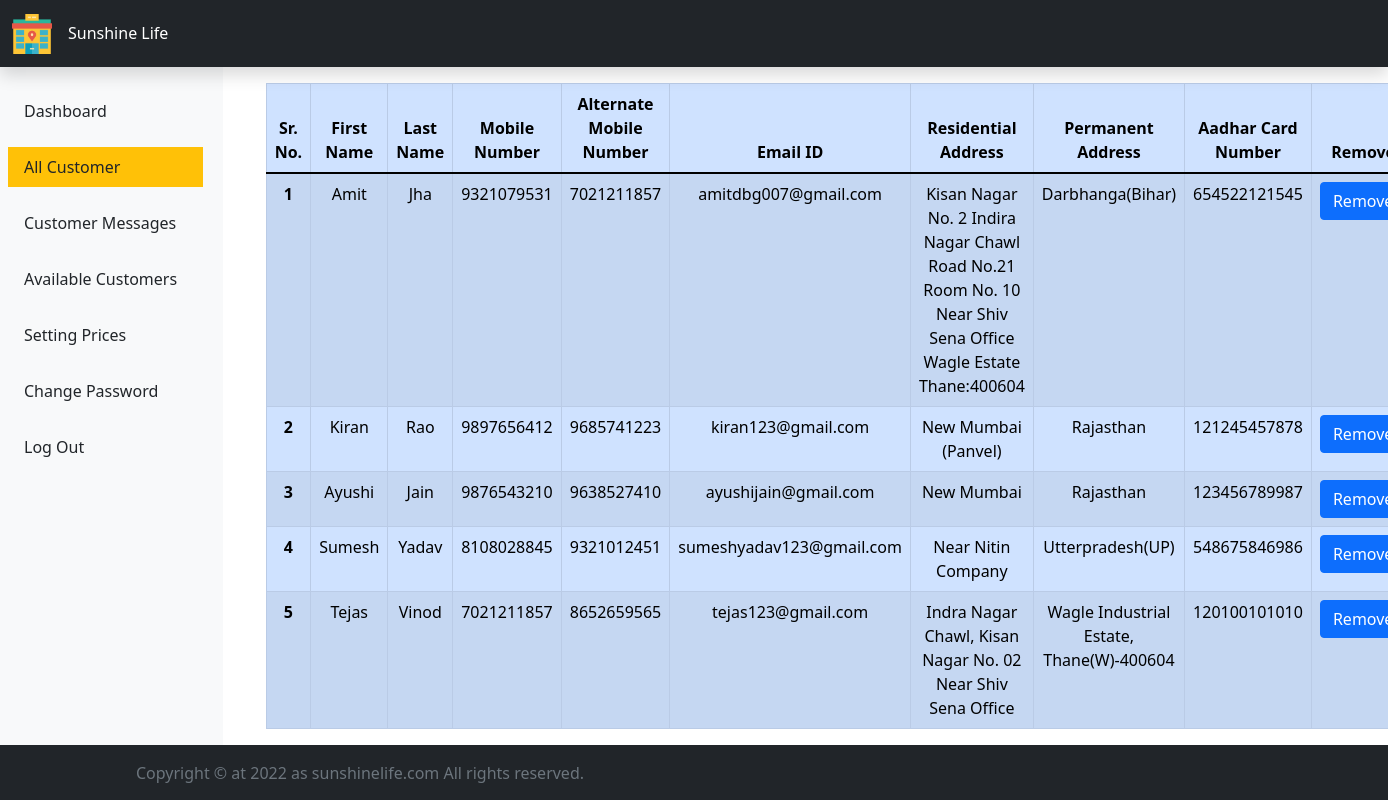
The app's page /admin/all_customer.php (signed in) with its own data.
### tables this page shows
CREATE TABLE `registration_form` (
  `sr_no` int(11) NOT NULL,
  `first_name` varchar(11) NOT NULL,
  `last_name` varchar(11) NOT NULL,
  `mobile_number` varchar(50) NOT NULL,
  `alternate_mobile_number` varchar(50) NOT NULL,
  `email_id` varchar(50) NOT NULL,
  `residential_address` text NOT NULL,
  `permanent_address` text NOT NULL,
  `aadhaar_card_number` varchar(12) NOT NULL,
  `user_password` varchar(15) NOT NULL,
  `confirm_password` varchar(15) NOT NULL
);

### admin/all_customer.php (the view, shortened to what this page needs)
<?php
    include "includes/header.php";
?>
    <div class="col-sm-10">
        <div class="container">
        <table class="table table-bordered table-striped table-primary mt-3">
            <thead>
                <tr>
                    <th scope="col" class="text-center">Sr. No.</th>
                    <th scope="col" class="text-center">First Name</th>
                    <th scope="col" class="text-center">Last Name</th>
                    <th scope="col" class="text-center">Mobile Number</th>
                    <th scope="col" class="text-center">Alternate Mobile Number</th>
                    <th scope="col" class="text-center">Email ID</th>
                    <th scope="col" class="text-center">Residential Address</th>
                    <th scope="col" class="text-center">Permanent Address</th>
                    <th scope="col" class="text-center">Aadhar Card Number</th>
                    <th scope="col" class="text-center">Remove</th>
                </tr>
            </thead>
            <tbody>
                <?php
                    include "conn.php";
                    $sql = "SELECT * FROM `registration_form`";
                    $result = mysqli_query($conn, $sql);
                    $num = mysqli_num_rows($result);
                    if($num>0){
                        $i = 0;
                        while($rows = mysqli_fetch_assoc($result)){
                            $i++;
                            echo "<tr>
                            <th scope='row' class='text-center'>".$i."</th>
                            <td class='text-center'>".$rows['first_name']."</td>
                            <td class='text-center'>".$rows['last_name']."</td>
                            <td class='text-center'>".$rows['mobile_number']."</td>
                            <td class='text-center'>".$rows['alternate_mobile_number']."</td>
                            <td class='text-center'>".$rows['email_id']."</td>
                            <td class='text-center'>".$rows['residential_address']."</td>
                            <td class='text-center'>".$rows['permanent_address']."</td>
                            <td class='text-center'>".$rows['aadhaar_card_number']."</td>
                            <td class='text-center'><form action='remove_user.php' method='post'><input type='hidden' name='ruser' value='".$rows['email_id']."'><input type='submit' class='btn btn-primary text-white remove-customer-hover' name='remove' value='Remove' /></form></td>
                            </tr>";
                        }
                    }
                    ?>
            </tbody>
        </table>
        </div>
    </div>
</div>
<?php
    include "includes/footer.php";
?>

### records on screen
registration_form: first_name "Amit", last_name "Jha", mobile_number "9321079531", alternate_mobile_number "7021211857", email "amitdbg007@gmail.com", residential_address "Kisan Nagar No. 2 Indira Nagar Chawl Road No.21 Room No. 10 Near Shiv Sena Office Wagle Estate Thane:400604", permanent_address "Darbhanga(Bihar)", aadhaar_card_number "654522121545"
registration_form: first_name "Kiran", last_name "Rao", mobile_number "9897656412", alternate_mobile_number "9685741223", email "kiran123@gmail.com", residential_address "New Mumbai (Panvel)", permanent_address "Rajasthan", aadhaar_card_number "121245457878"
registration_form: first_name "Ayushi", last_name "Jain", mobile_number "9876543210", alternate_mobile_number "9638527410", email "ayushijain@gmail.com", residential_address "New Mumbai", permanent_address "Rajasthan", aadhaar_card_number "123456789987"
registration_form: first_name "Sumesh", last_name "Yadav", mobile_number "8108028845", alternate_mobile_number "9321012451", email "sumeshyadav123@gmail.com", residential_address "Near Nitin Company", permanent_address "Utterpradesh(UP)", aadhaar_card_number "548675846986"
registration_form: first_name "Tejas", last_name "Vinod", mobile_number "7021211857", alternate_mobile_number "8652659565", email "tejas123@gmail.com", residential_address "Indra Nagar Chawl, Kisan Nagar No. 02 Near Shiv Sena Office", permanent_address "Wagle Industrial Estate, Thane(W)-400604", aadhaar_card_number "120100101010"
